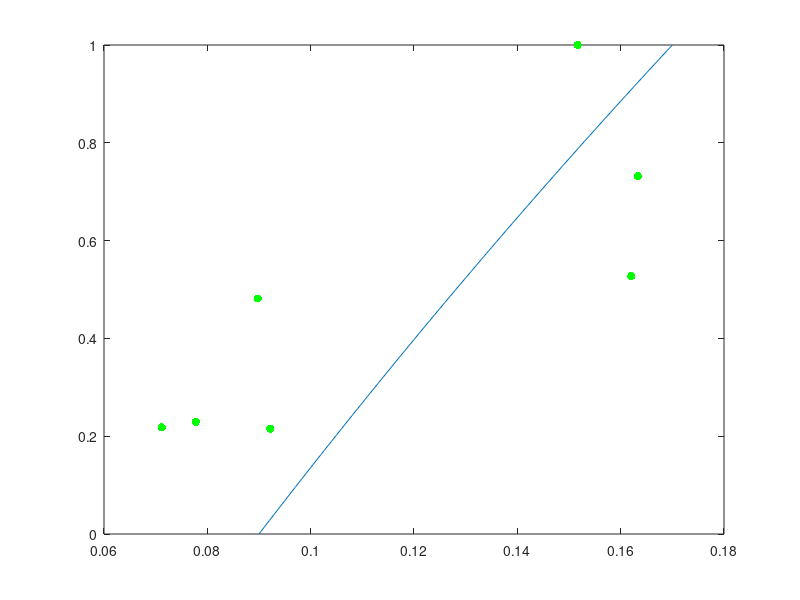
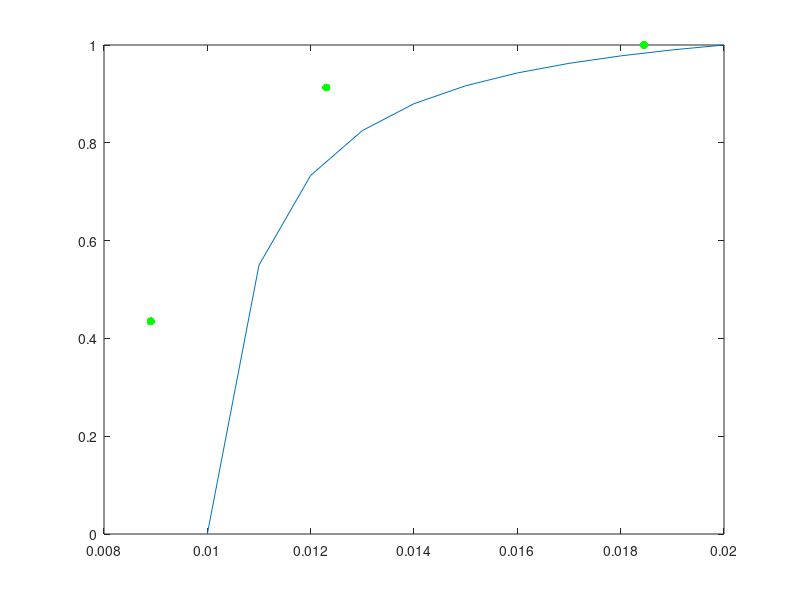

Reproduce these figures in MATLAB, in order.
clear all;close all;

%N:C, Corcoran et al., 2014
dat1 = [0.1 1/15;
       0.21 1/13
       0.23 1/7.2];

%Hardison et al., 2012
dat2 = [0.436 0.13;
        0.094 0.079;
        0.319 0.14;
        0.095 0.061];

%Sophia thesis, show a range of N:C (mass ratio) of 0.0778-0.134

dat = [dat1;dat2];
dat(:,1) = dat(:,1)/max(dat(:,1));
x = dat(:,2)*14/12;
y = dat(:,1);

m_KQN = 10;
m_NC = 0.09:0.001:0.17;
m_NCmax = 0.17;
m_NCmin = 0.09;
Minval = 1e-7;
m_NCu=(1+m_KQN)*(m_NC-m_NCmin)...
    ./((m_NC-m_NCmin)+m_KQN*(m_NCmax-m_NCmin)+Minval);

m_KQN2 = 10;
m_NC2 = 0.15:0.001:0.25;
m_NCmax2 = 0.25;
m_NCmin2 = 0.15;
m_NCu2=(1+m_KQN2)*(m_NC2-m_NCmin2)...
    ./((m_NC2-m_NCmin2)+m_KQN2*(m_NCmax2-m_NCmin2)+Minval);

figure;
plot(m_NC,m_NCu);
hold on;
%plot(m_NC2,m_NCu2);
%hold on;
scatter(x,y,'g','filled');

%%
clear all;
%P:C, Corcoran et al., 2014
dat = [0.1 290;
       0.21 210;
       0.23 140];
dat(:,1) = dat(:,1)/max(dat(:,1));
x = (1./dat(:,2))*31/12;
y = dat(:,1);

m_KQP = 0.1;
m_PC = 0.01:0.001:0.02;
m_PCmax = 0.02;
m_PCmin = 0.01;
Minval = 1e-7;


m_PCu=(1+m_KQP)*(m_PC-m_PCmin)...
    ./((m_PC-m_PCmin)+m_KQP*(m_PCmax-m_PCmin)+Minval);


figure;
plot(m_PC,m_PCu);
hold on;
scatter(x,y,'g','filled');
